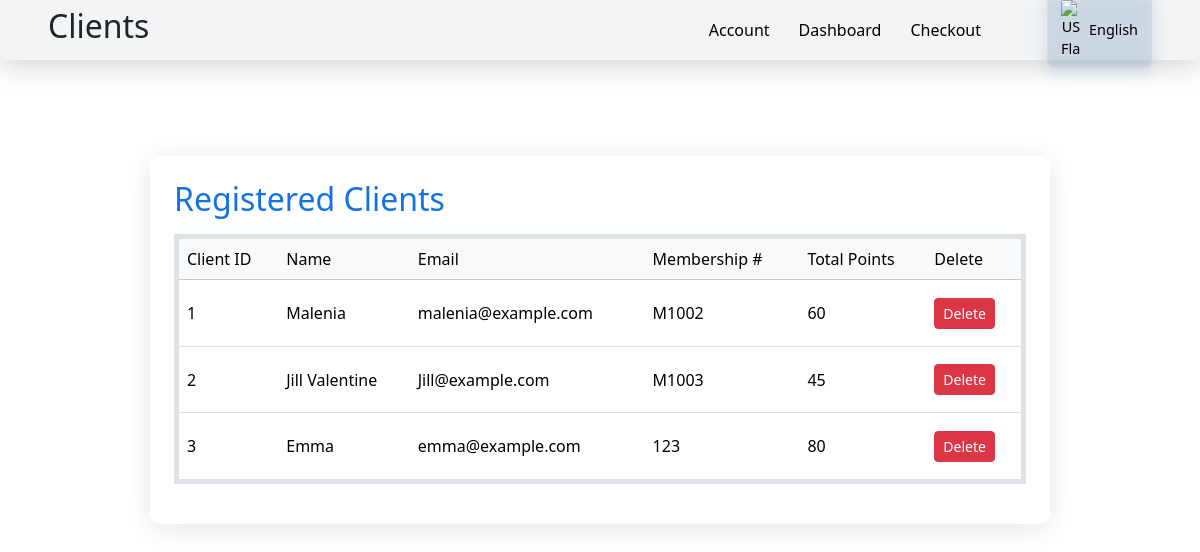
The app's page /clients.php, older data.
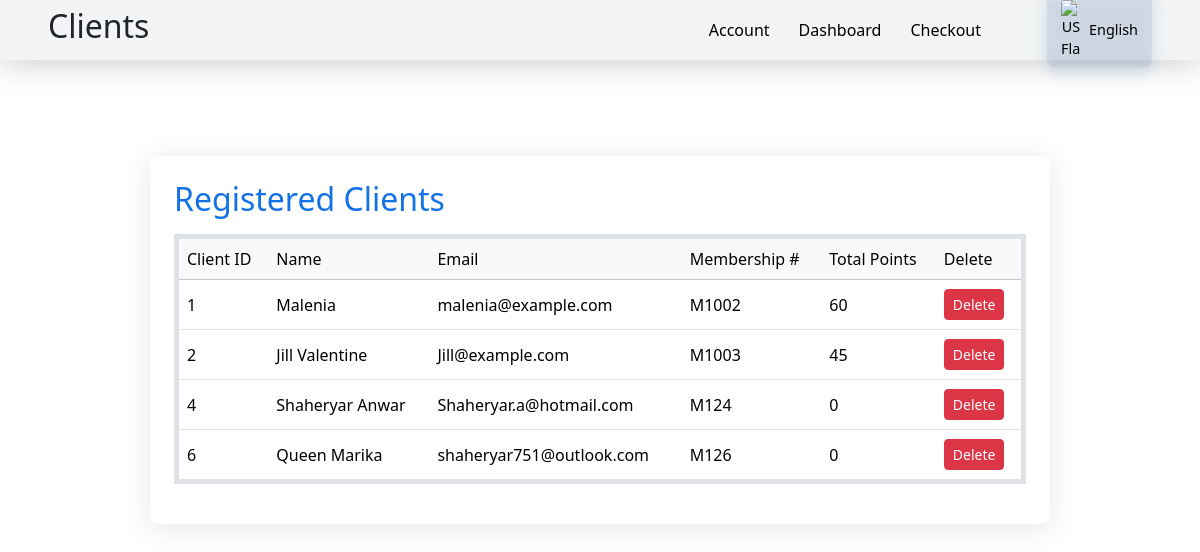
The same page, newer data.
### tables this page shows
CREATE TABLE `clients` (
  `client_id` int(11) NOT NULL,
  `name` varchar(100) NOT NULL,
  `email` varchar(100) NOT NULL,
  `password` varchar(255) NOT NULL,
  `membership_number` varchar(20) DEFAULT NULL,
  `total_points` int(11) DEFAULT 0,
  `client_type` varchar(20) NOT NULL DEFAULT 'regular'
);

### clients.php (the view, shortened to what this page needs)
<!DOCTYPE html>
<html lang="en">
<head>
  <link href="https://cdn.jsdelivr.net/npm/bootstrap@5.3.8/dist/css/bootstrap.min.css" rel="stylesheet">
  <link rel="stylesheet" href="clientAccount.css">
</head>
<body>
<?php
$page_title = "Clients";
include "nav.php";
?>
  <main>
    <section class="history-card">
      <h2>Registered Clients</h2>
      <?php
        $servername = "localhost";
        $username = "root";
        $password = "";
        $dbname = "iotphase3";
        $conn = new mysqli($servername, $username, $password, $dbname);
        $sql = "SELECT client_id, name, email, membership_number, total_points
                FROM clients ORDER BY client_id ASC";
        $result = $conn->query($sql);
      ?>
      <table class="table table-hover align-middle">
        <thead class="table-light">
          <tr>
            <th>Client ID</th>
            <th>Name</th>
            <th>Email</th>
            <th>Membership #</th>
            <th>Total Points</th>
            <th>Delete</th>
          </tr>
        </thead>
        <tbody>
          <?php if ($result && $result->num_rows > 0): ?>
            <?php while ($row = $result->fetch_assoc()): ?>
              <tr>
                <td><?= htmlspecialchars($row['client_id']) ?></td>
                <td><?= htmlspecialchars($row['name']) ?></td>
                <td><?= htmlspecialchars($row['email']) ?></td>
                <td><?= htmlspecialchars($row['membership_number']) ?></td>
                <td><?= htmlspecialchars($row['total_points']) ?></td>
                <td>
                  <form method="POST" action="delete_client.php" onsubmit="return confirm('Are you sure you want to delete this client?');">
                    <button type="submit" class="btn btn-danger btn-sm">
                      Delete
                    </button>
                  </form>
                </td>
              </tr>
            <?php endwhile; ?>
          <?php else: ?>
            <tr>
              <td colspan="6" class="text-center text-muted">No clients found.</td>
            </tr>
          <?php endif; ?>
        </tbody>
      </table>
    </section>
  </main>
</body>
</html>

### nav.php (shortened to what this page needs)
<!DOCTYPE html>
<link href="https://cdn.jsdelivr.net/npm/bootstrap@5.3.8/dist/css/bootstrap.min.css" rel="stylesheet">
<link rel="stylesheet" href="nav.css">
<header>
  <nav>
    <div class="nav-left">
      <h1 class="page-title"><?php echo $page_title ?? ''; ?></h1>
    </div>
    <div class="nav-right">
      <ul>
        <li><a href="/Phase3/clientAccount.php">Account</a></li>
        <li><a href="/Phase3/product-management/index.php">Dashboard</a></li>
        <li><a href="/Phase3/product-management/checkout.php">Checkout</a></li>
      </ul>
      <div class="lang-dropdown">
        <button class="lang-btn" id="current-lang">
          <img src="https://flagcdn.com/w20/us.png" alt="US Flag" />
          <span>English</span>
        </button>
      </div>
    </div>
  </nav>
</header>

### clientAccount.css (style rules this page uses)
* { font-family: 'Segoe UI', Tahoma, Geneva, Verdana, sans-serif; font-weight: 300; margin: 0; padding: 0; box-sizing: border-box; }
html, body { height: 100%; }
main { width: 100%; min-height: 100vh; display: flex; flex-direction: column; justify-content: flex-start; align-items: center; padding-top: 6rem; gap: 2rem; }
.account-card, .history-card { background: rgba(255, 255, 255, 0.3); backdrop-filter: blur(10px); border-radius: 10px; box-shadow: 0 4px 30px rgba(0, 0, 0, 0.1); padding: 1.5rem; width: 90%; max-width: 900px; }
.account-card h2, .history-card h2 { color: #1372e6; font-weight: 400; margin-bottom: 1rem; }
table { width: 100%; height: 250px; border:5px solid #9fc2ce28; min-width:fit-content; border-radius: 5px; }
.page-title { font-size: 2rem; font-weight: 400; }

### nav.css (style rules this page uses)
* { font-family: 'Segoe UI', Tahoma, Geneva, Verdana, sans-serif; font-weight: 300; margin: 0; padding: 0; box-sizing: border-box; }
nav { height: 60px; width: 100%; display: flex; justify-content: space-between; align-items: center; background: rgba(134, 147, 163, 0.105); box-shadow: 0 4px 30px rgba(129, 129, 129, 0.379); backdrop-filter: blur(10px); -webkit-backdrop-filter: blur(10px); border-radius: 0px 0px 5px 5px; padding: 0 3rem; }
.nav-right { margin-left: auto; display: flex; align-items: center; gap: 2rem; }
nav ul { display: flex !important; align-items: center !important; gap: 25px !important; margin: 0 !important; padding: 0 !important; list-style: none !important; height: 100%; }
nav ul li { display: flex; align-items: center; height: 100%; }
nav ul li a { display: flex !important; align-items: center !important; justify-content: center !important; height: 60px !important; padding: 0 2px !important; font-size: 1rem !important; color: #000 !important; text-decoration: none !important; transition: all 0.3s ease !important; }
.lang-dropdown { position: relative; margin-left: 2rem; }
.lang-btn { display: flex; align-items: center; gap: 8px; background: rgba(144, 172, 206, 0.3); color: #000000; border: none; border-radius: 8px; padding: 8px 14px; cursor: pointer; font-size: 0.9rem; font-weight: 400; transition: all 0.3s ease; box-shadow: 0 4px 15px rgba(144, 172, 206, 0.4); backdrop-filter: blur(5px); -webkit-backdrop-filter: blur(5px); }
.lang-btn img { width: 20px; height: auto; border-radius: 3px; }

Row changes from the older to the newer data that the page shows:
removed clients: client_id "3", name "Emma", email "emma@example.com", membership_number "123", total_points "80"
added clients: client_id "4", name "Shaheryar Anwar", email "Shaheryar.a@hotmail.com", membership_number "M124", total_points "0"
added clients: client_id "6", name "Queen Marika", email "shaheryar751@outlook.com", membership_number "M126", total_points "0"
